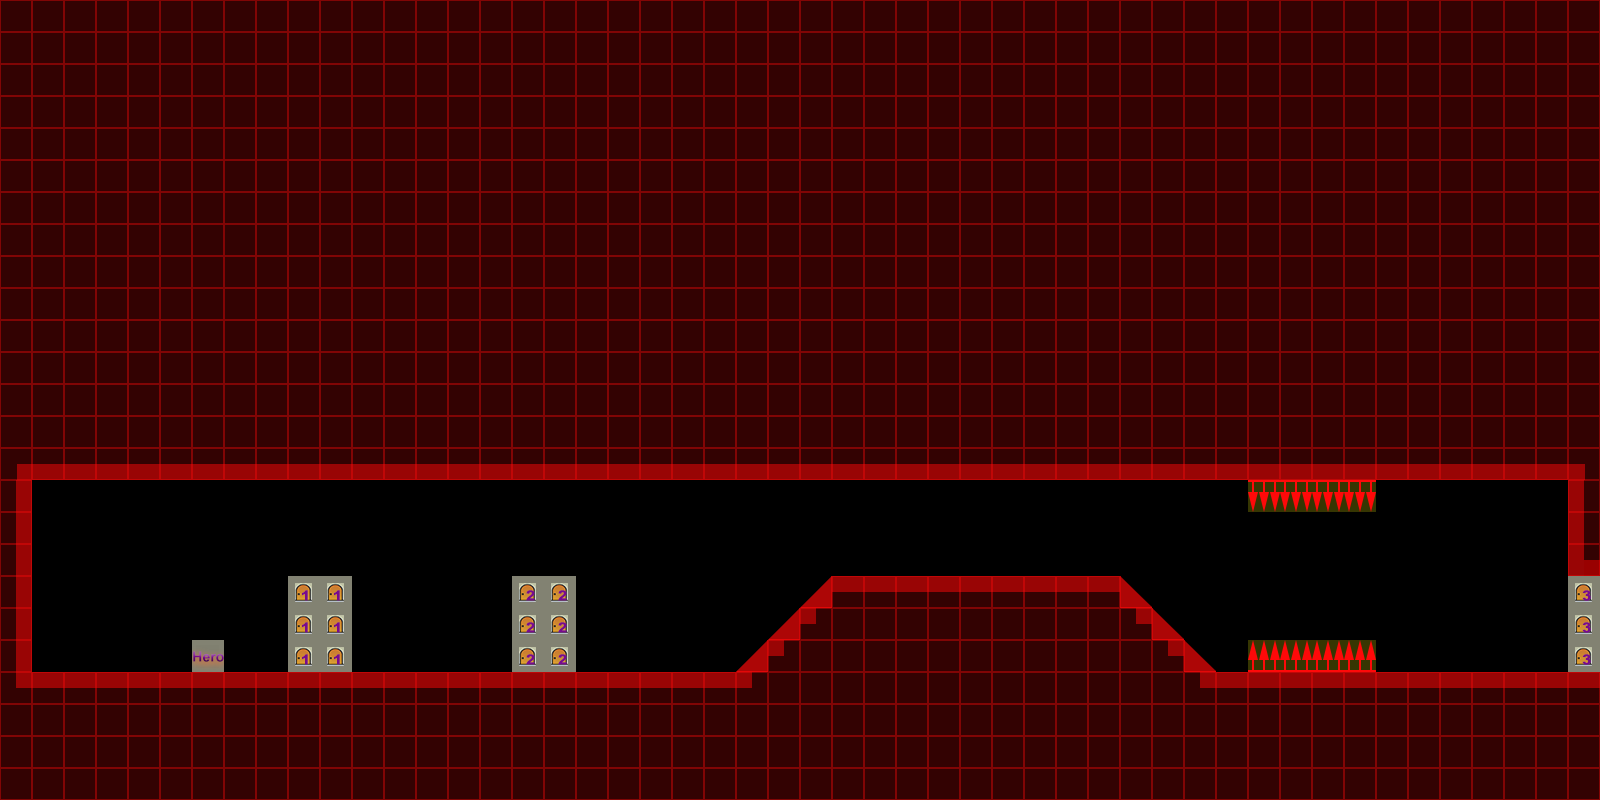

Rendered tile map (Tiled .tmx) drawn with the repository's tilesets; below, a short description and the map source with its tile grids summarised:
An orthogonal 50x25 tile map with 32x32 px tiles, 2 tile layers (collision, notation), 1 hidden layer not drawn, 2 tilesets.

<map version="1.2" tiledversion="1.2.4" orientation="orthogonal" renderorder="left-down" width="50" height="25" tilewidth="32" tileheight="32" infinite="0" nextlayerid="4" nextobjectid="38">
 <tileset firstgid="1" source="meta.tsx" />
 <tileset firstgid="226" source="scene_0.tsx" />
 <layer id="1" name="terrain" width="50" height="25" visible="0">
  <data>[1250 cells, 1010 non-empty, 18 distinct tile ids]</data>
 </layer>
 <layer id="2" name="collision" width="50" height="25">
  <data>[1250 cells, 1021 non-empty, 17 distinct tile ids]</data>
 </layer>
 <layer id="3" name="notation" width="50" height="25">
  <data>[1250 cells, 1 non-empty, 1 distinct tile ids]</data>
 </layer>
</map>
